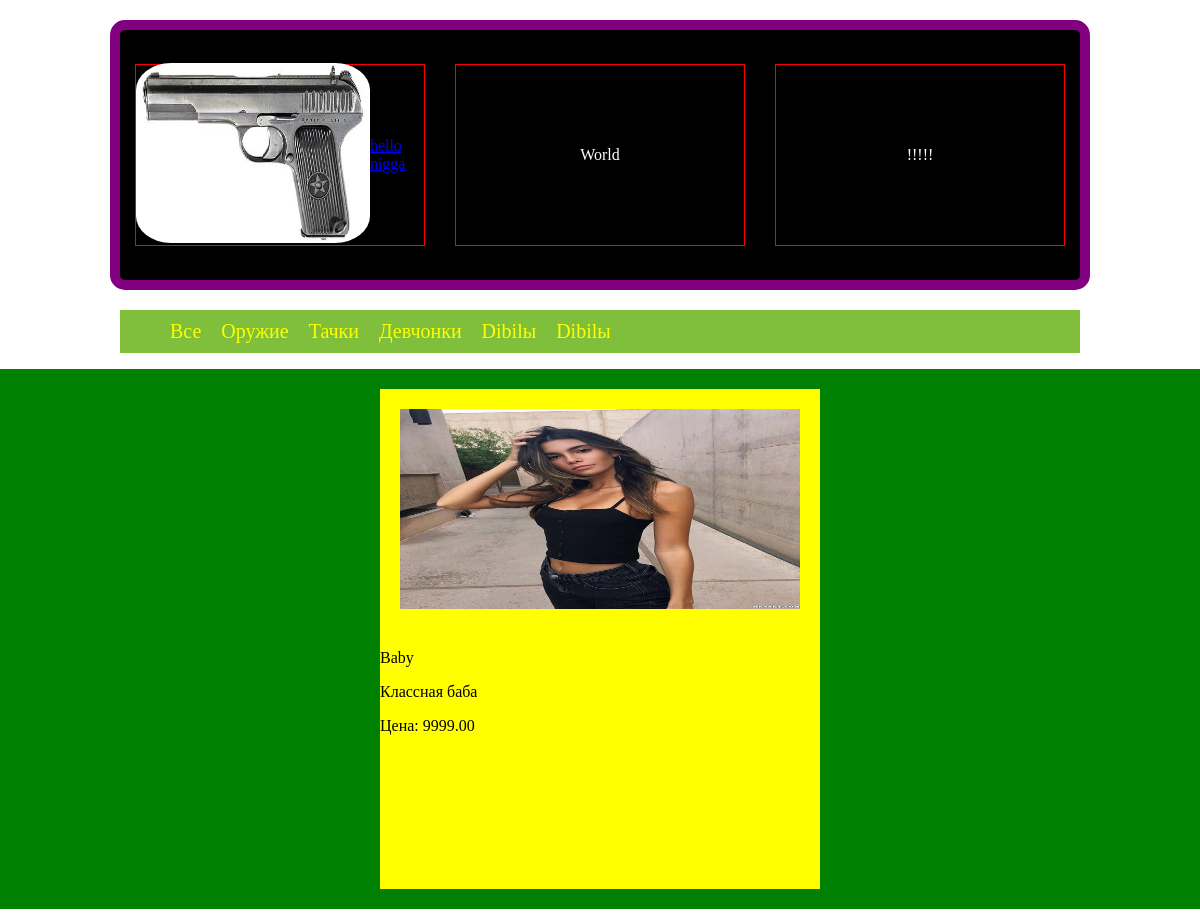
/site/3/, run on the app's committed database.
### new_site/models.py (models this page shows, shortened)
class Category(models.Model):
    name = models.CharField(max_length=250, blank=True)

class Product(models.Model):
    title = models.CharField(max_length=250)
    description = models.TextField()
    price = models.DecimalField(max_digits=6, decimal_places=2)
    image = models.ImageField(upload_to='images')
    created = models.DateTimeField(auto_created=True, null=True, blank=True)
    update = models.DateTimeField(auto_now=True, null=True, blank=True)
    categories = models.ForeignKey('Category', on_delete=models.CASCADE, null=True, blank=True)

### new_site/views.py (the view)
# urls.py: path('<int:id>/', category_sort, name="category_sort"),
def category_sort(request, id):
    categories = Category.objects.all()
    products = Product.objects.filter(categories=id)
    context = {"products": products, "categories": categories}
    return render(request, 'categories_products.html', context)

### new_site/templates/categories_products.html
{% extends 'new_main_page.html' %}
{% block content %}
    {% for prod in products %}
    <div class="item_img">
        <img src="{{ prod.image.url }}" alt="" class="img">
        <p>{{ prod.title }}</p>
        <p>{{ prod.description }}</p>
        <p>Цена: {{ prod.price }}</p>
    </div>
    {% endfor %}
{% endblock %}

### new_site/templates/new_main_page.html (shortened to what this page needs)
<!DOCTYPE html>
{% load static %}
<html lang="en">
<head>
    <link rel="stylesheet" href="{% static 'css/new_main.css' %}">
</head>
<body>
<header id="header">
    <div class="block">
        <a href="https://mail.ru/"><img src="{% static 'img/pistolet.jpg' %}" alt="" class="header__logo"></a>
        <a href="https://html5book.ru/">hello nigga</a>
    </div>
    <div class="block">World</div>
    <div class="block">!!!!!</div>
</header>
<nav class="nav">
    <ul class="nav_ul">
        <li><a href="{% url 'new_site:main_page' %}">Все</a></li>
        {% for cat in categories %}
        <li><a href="{% url 'new_site:category_sort' cat.id %}">{{ cat.name }}</a></li>
        {% endfor %}
    </ul>
</nav>
<main class="main">
{% block content %}{% endblock %}
</main>
</body>
</html>

### new_site/static/css/new_main.css (style rules this page uses)
body { margin: 0; padding: 0; }
#header { margin: 20px auto; display: flex; justify-content: space-around; align-items: center; width: 80%; height: 250px; border: 10px solid purple; background: black; border-radius: 15px; }
.block { display: flex; justify-content: center; align-items: center; width: 30%; height: 180px; color: white; border: 1px solid red; }
.header__logo { width: 100%; height: 180px; border-radius: 15%; }
.main { display: flex; justify-content: space-around; margin: 10px auto; background: green; }
.nav { width: 80%; margin: 10px auto; background : #7fbf3b; }
.nav_ul { display: flex; list-style: none; }
.nav_ul li { padding: 10px; }
.nav_ul a { text-decoration: none; color: yellow; font-size: 20px; }
.item_img { width: 440px; height: 500px; margin: 20px; background: yellow; }
.img { width: 400px; height: 200px; padding: 20px; }

### data on the page
Category: name "Оружие"
Category: name "Тачки"
Category: name "Девчонки"
Category: name "Dibilы"
Category: name "Dibilы"
Product: image (picture), title "Baby", description "Классная баба", price "9999.00"
